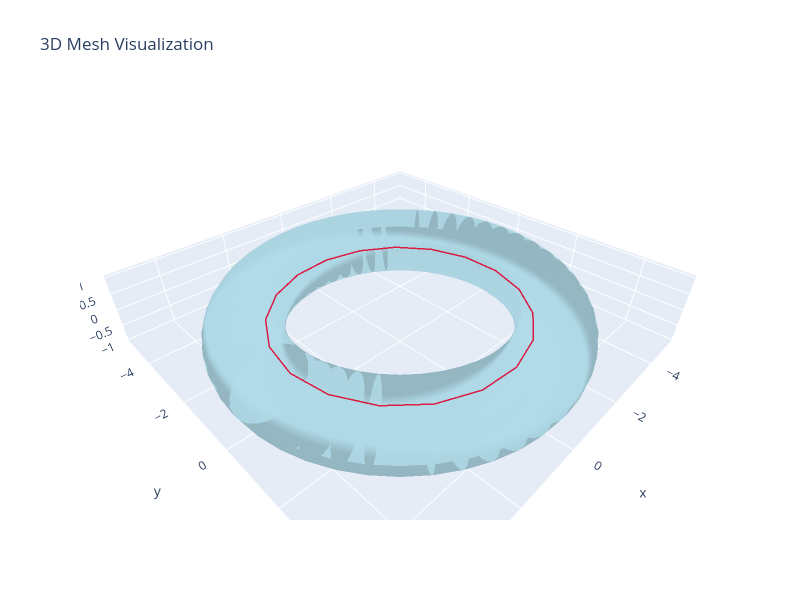

Here is the notebook cell this chart was saved with:
### Code cell
# Create circular skeleton (slightly offset from ideal)
theta = np.linspace(0, 2 * np.pi, 20)
major_r = 3.5  # Slightly smaller than major radius
torus_skeleton_points = np.column_stack([
    major_r * np.cos(theta),
    major_r * np.sin(theta),
    np.zeros_like(theta)
])
torus_skeleton = PolylinesSkeleton([torus_skeleton_points])

print(f"\nTorus skeleton: {torus_skeleton.total_points()} points")

mm = MeshManager(torus_mesh)
mm.visualize_mesh_3d(polylines=torus_skeleton)

### Figure 1 — Plotly figure (JSON) as saved in the notebook; plotly's stock layout.template omitted (floating-point values rounded to 4 significant figures; data arrays with more than 128 entries replaced by an {"elided": "..."} marker saying what was removed)
{"data": [{"color": "lightblue", "i": {"elided": "2304 int values"}, "j": {"elided": "2304 int values"}, "k": {"elided": "2304 int values"}, "name": "Mesh", "opacity": 0.8, "type": "mesh3d", "x": {"elided": "1152 float values"}, "y": {"elided": "1152 float values"}, "z": {"elided": "1152 float values"}}, {"line": {"color": "crimson", "width": 3}, "mode": "lines", "name": "Polyline 0", "opacity": 0.95, "showlegend": false, "type": "scatter3d", "x": [3.5, 3.31, 2.762, 1.914, 0.8592, -0.289, -1.406, -2.37, -3.078, -3.452, -3.452, -3.078, -2.37, -1.406, -0.289, 0.8592, 1.914, 2.762, 3.31, 3.5], "y": [0.0, 1.136, 2.15, 2.93, 3.393, 3.488, 3.205, 2.575, 1.666, 0.5761, -0.5761, -1.666, -2.575, -3.205, -3.488, -3.393, -2.93, -2.15, -1.136, -8.573e-16], "z": [0.0, 0.0, 0.0, 0.0, 0.0, 0.0, 0.0, 0.0, 0.0, 0.0, 0.0, 0.0, 0.0, 0.0, 0.0, 0.0, 0.0, 0.0, 0.0, 0.0]}], "layout": {"autosize": false, "height": 600, "scene": {"aspectmode": "data", "xaxis": {"visible": true}, "yaxis": {"visible": true}, "zaxis": {"visible": true}}, "title": {"text": "3D Mesh Visualization"}, "width": 800}}
